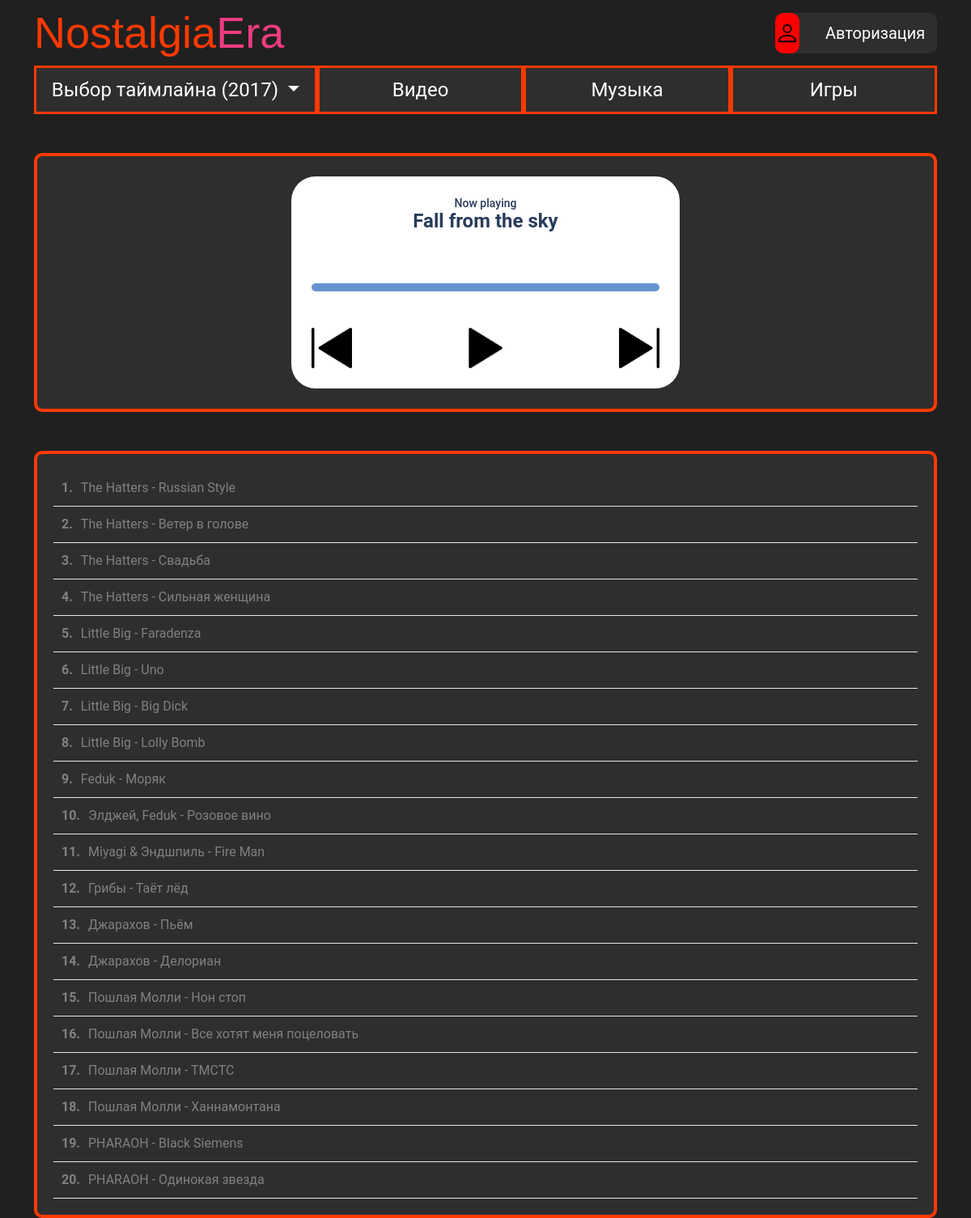
The app's page /music/ with its own data.
### music/models.py (models this page shows, shortened)
class Track(models.Model):
    year = models.ForeignKey(YearFilter, related_name='products', on_delete=models.CASCADE, null=True)
    title = models.CharField(max_length=255)
    file = models.FileField(upload_to='tracks/')  # путь к аудиофайлу
    order = models.PositiveIntegerField(default=0, blank=True)  # порядок воспроизведения, если нужно
    class Meta:
        verbose_name = 'Добавление музыки'

### music/views.py (the view)
# urls.py: path('', music_list, name='musics_index'),
def music_list(request, year_slug=None):
    if not year_slug:
        year_slug = getattr(request, 'global_year_slug', '2017')
    year = get_object_or_404(YearFilter, slug=year_slug)
    musics = Track.objects.filter(year=year)
    return render(request, "music/index.html", {
        "musics": musics,
        'year': year,
        'selected_year': year_slug  # для совместимости
    })

### mysite/context_processors.py (called while the page is built)
def global_year_filter(request):
    return {
        'global_year': getattr(request, 'global_year', '2017'),
        'global_year_slug': getattr(request, 'global_year_slug', '2017'),
        'available_years': [
            {'value': '2017', 'name': '2017'},
            {'value': '2007', 'name': '2007'},
            {'value': '1997', 'name': '1997'},
        ]
    }

### music/templates/music/index.html (shortened to what this page needs)
{% extends 'layouts/base.html' %}
{% load static %}
{% block content %}
<div class="container">
    <div class="row">
        <div class="col col-xl-12 mt-5">
            <div class="wrapper">
                <div class="player" data-year="{{ year.slug }}">
                    <div class="title">Now playing</div>
                    <div class="song">Fall from the sky</div>
                    <div class="progress_container">
                    </div>
                    <div class="buttons-player">
                        <div class="btn-prev"> <img class="btn-player" src='{% static "icons/prev.png" %}' alt="prevpng"></div>
                        <div class="btn-play"><img class="btn-player img_src" src='{% static "icons/play.png" %}' alt="playpng"></div>
                        <div class="btn-next"><img class="btn-player" src='{% static "icons/next.png" %}' alt="nextpng"></div>
                    </div>
                </div>
            </div>
        </div>
    </div>
</div>
<div class="container">
    <div class="row">
        <div class="col col-xl-12 mt-5">
            <div class="track-list">
                {% for music in musics %}
                    <div class="track-item" data-index="{{ forloop.counter0 }}">
                        <span class="track-number"> {{ forloop.counter }}.</span>
                        <span class="track-title">{{ music.title }}</span>
                    </div>
                {% endfor %}
            </div>
        </div>
    </div>
</div>
{% endblock %}

### static/player/player-style.css (style rules this page uses)
:root { --color1: #FF3900; --color2: #EE3B80; --color3: #808080; }
* { margin: 0; padding: 0; box-sizing: border-box; font-family: 'Roboto', sans-serif; }
.wrapper { height: 40vh; width: 100%; display: flex; background: #2E2E2E; border-radius: 10px; border: 4px solid var(--color1); justify-content:center; align-items: center; }
.btn-player { width: 50px; height: auto; cursor: pointer; }
.track-list { max-width: 2000px; margin: 0 auto; background: white; border-radius: 10px; padding: 20px; background: #2E2E2E; border: 4px solid var(--color1); }
.track-item { display: flex; gap: 10px; padding: 10px; cursor: pointer; border-bottom: 1px solid #E4E9ED; }
.track-number { font-weight: bold; }

### records on screen
Track: title "The Hatters - Russian Style"
Track: title "The Hatters - Ветер в голове"
Track: title "The Hatters - Свадьба"
Track: title "The Hatters - Сильная женщина"
Track: title "Little Big - Faradenza"
Track: title "Little Big - Uno"
Track: title "Little Big - Big Dick"
Track: title "Little Big - Lolly Bomb"
Track: title "Feduk - Моряк"
Track: title "Элджей, Feduk - Розовое вино"
Track: title "Miyagi & Эндшпиль - Fire Man"
Track: title "Грибы - Таёт лёд"
Track: title "Джарахов - Пьём"
Track: title "Джарахов - Делориан"
Track: title "Пошлая Молли - Нон стоп"
Track: title "Пошлая Молли - Все хотят меня поцеловать"
Track: title "Пошлая Молли - ТМСТС"
Track: title "Пошлая Молли - Ханнамонтана"
Track: title "PHARAOH - Black Siemens"
Track: title "PHARAOH - Одинокая звезда"

### other values on screen
{{ global_year }} "2017"
